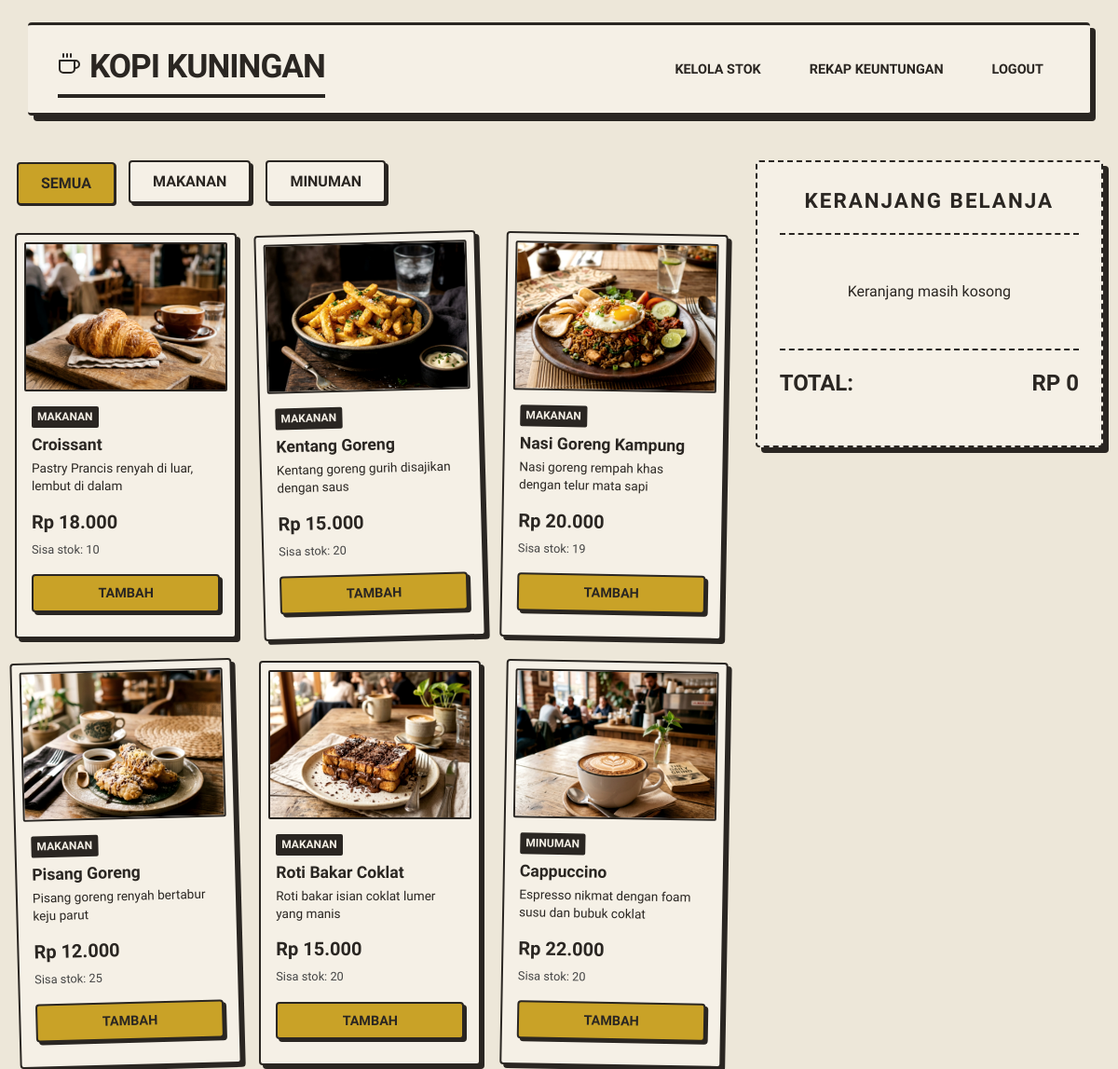
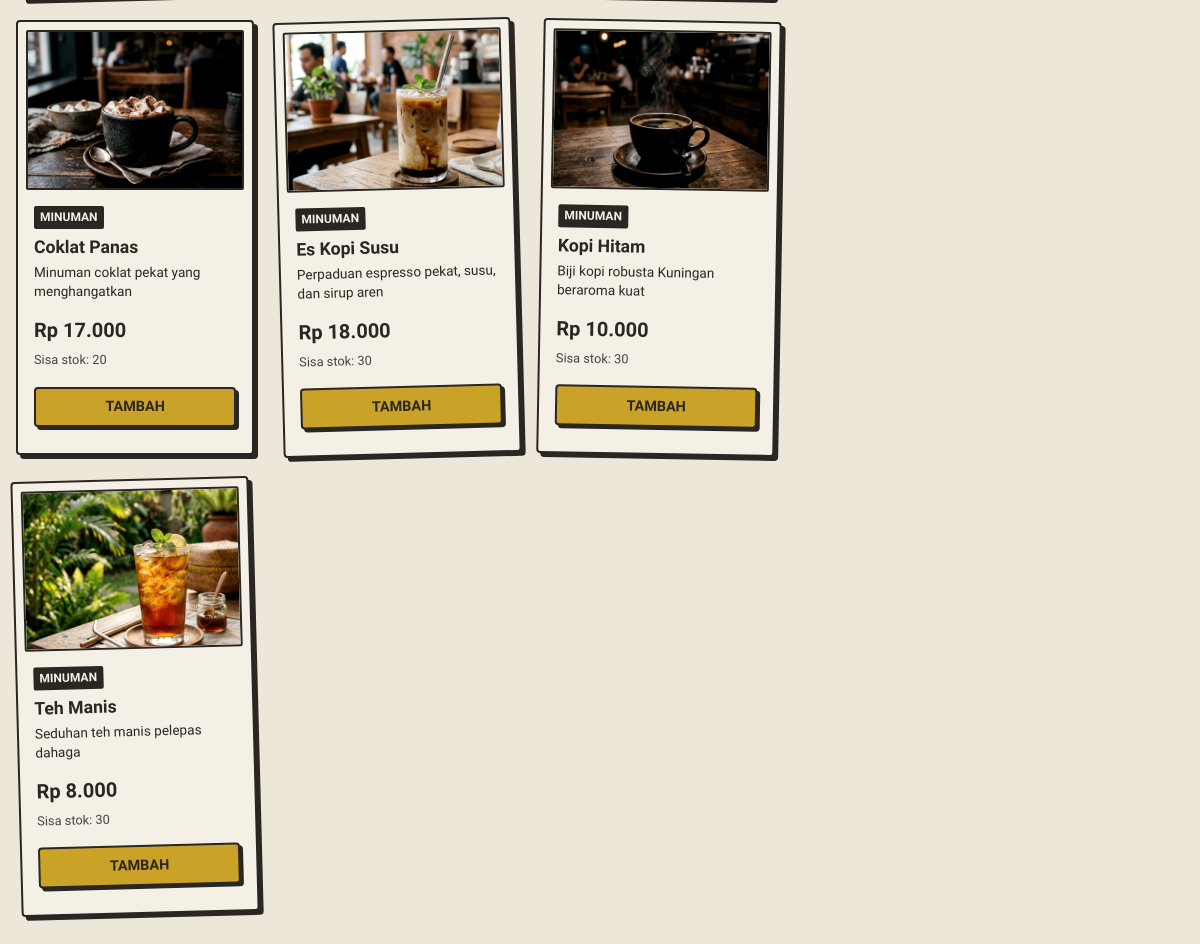
Page /menu.php (signed in) on the committed database (2 pictures, top to bottom).
### tables this page shows
CREATE TABLE `produk` (
  `id` int(11) NOT NULL AUTO_INCREMENT,
  `nama` varchar(100) NOT NULL,
  `deskripsi` text DEFAULT NULL,
  `kategori` enum('makanan','minuman') NOT NULL,
  `harga_jual` int(11) NOT NULL,
  `harga_modal` int(11) NOT NULL,
  `stok` int(11) NOT NULL,
  `gambar` varchar(255) DEFAULT NULL,
  PRIMARY KEY (`id`)
);

### menu.php (the view, shortened to what this page needs)
<?php
require 'config.php';
$kategori_filter = isset($_GET['kategori']) ? $_GET['kategori'] : (isset($_POST['kategori']) ? $_POST['kategori'] : 'semua');
if ($kategori_filter == 'makanan') {
    $stmt = $pdo->prepare("SELECT * FROM produk WHERE kategori = 'makanan' ORDER BY nama ASC");
    $stmt->execute();
} elseif ($kategori_filter == 'minuman') {
    $stmt = $pdo->prepare("SELECT * FROM produk WHERE kategori = 'minuman' ORDER BY nama ASC");
    $stmt->execute();
} else {
    $stmt = $pdo->prepare("SELECT * FROM produk ORDER BY kategori, nama ASC");
    $stmt->execute();
}
$produk_list = $stmt->fetchAll();
?>
<!DOCTYPE html>
<html lang="id">
<head>
    <link rel="stylesheet" href="assets/style.css">
</head>
<body>
<?php include 'includes/navbar.php'; ?>
<div class="container">
    <div class="row">
        <div class="col-md-8">
            <div class="tabs">
                <a href="menu.php?kategori=semua" class="tab-btn <?= $kategori_filter == 'semua' ? 'active' : '' ?>">Semua</a>
                <a href="menu.php?kategori=makanan" class="tab-btn <?= $kategori_filter == 'makanan' ? 'active' : '' ?>">Makanan</a>
                <a href="menu.php?kategori=minuman" class="tab-btn <?= $kategori_filter == 'minuman' ? 'active' : '' ?>">Minuman</a>
            </div>
            <div class="product-grid">
                <?php foreach($produk_list as $p): ?>
                <div class="card">
                    <div class="card-img">
                        <?php if ($p['gambar'] && file_exists('assets/produk/' . $p['gambar'])): ?>
                            <img src="assets/produk/<?= $p['gambar'] ?>" alt="<?= $p['nama'] ?>" style="width:100%; height:100%; object-fit:cover;">
                        <?php else: ?>
                            <div style="font-size: 2rem; color: #ccc;">☕</div>
                        <?php endif; ?>
                    </div>
                    <div class="card-body">
                        <span class="card-category"><?= htmlspecialchars($p['kategori']) ?></span>
                        <h4 class="card-title" style="margin-bottom: 0.3rem;"><?= htmlspecialchars($p['nama']) ?></h4>
                        <?php if(!empty($p['deskripsi'])): ?>
                            <p style="font-size: 0.85rem; color: var(--text-muted); margin-bottom: 0.8rem; line-height: 1.4; font-family: var(--font-sans); display: -webkit-box; -webkit-line-clamp: 2; -webkit-box-orient: vertical; overflow: hidden;">
                                <?= htmlspecialchars($p['deskripsi']) ?>
                            </p>
                        <?php else: ?>
                            <div style="margin-bottom: 0.8rem;"></div>
                        <?php endif; ?>
                        <div class="card-price">Rp <?= number_format($p['harga_jual'], 0, ',', '.') ?></div>
                        <div class="card-stock">Sisa stok: <?= $p['stok'] ?></div>
                        <form method="POST" action="menu.php">
                            <?php if($p['stok'] > 0): ?>
                                <button type="submit" name="add_to_cart" class="btn btn-primary btn-block">Tambah</button>
                            <?php else: ?>
                                <button type="button" class="btn btn-block disabled" disabled>Habis</button>
                            <?php endif; ?>
                        </form>
                    </div>
                </div>
                <?php endforeach; ?>
            </div>
        </div>
        <div class="col-md-4">
            <div class="cart-panel">
                <h3>Keranjang Belanja</h3>
                <div class="cart-items">
                    <?php
                    $total = 0;
                    if(!empty($_SESSION['cart'])):
                        foreach($_SESSION['cart'] as $item_id => $item):
                            $subtotal = $item['harga'] * $item['qty'];
                            $total += $subtotal;
                    ?>
                    <div class="cart-item">
                        <div class="cart-item-info">
                            <div class="cart-item-title"><?= htmlspecialchars($item['nama']) ?></div>
                            <div class="cart-item-price">Rp <?= number_format($item['harga'], 0, ',', '.') ?></div>
                        </div>
                        <div class="cart-item-actions">
                            <a href="menu.php?action=minus&id=<?= $item_id ?>&kategori=<?= urlencode($kategori_filter) ?>" class="qty-btn text-center text-decoration-none" style="display:inline-block; line-height:28px; text-decoration:none; color:black;">-</a>
                            <span><?= $item['qty'] ?></span>
                            <a href="menu.php?action=plus&id=<?= $item_id ?>&kategori=<?= urlencode($kategori_filter) ?>" class="qty-btn text-center text-decoration-none" style="display:inline-block; line-height:28px; text-decoration:none; color:black;">+</a>
                        </div>
                    </div>
                    <?php
                        endforeach;
                    else:
                    ?>
                    <p class="text-muted text-center" style="margin: 2rem 0;">Keranjang masih kosong</p>
                    <?php endif; ?>
                </div>
                <div class="cart-total-section">
                    <div class="cart-total-row">
                        <span>Total:</span>
                        <span>Rp <?= number_format($total, 0, ',', '.') ?></span>
                    </div>
                </div>
            </div>
        </div>
    </div>
</div>
</body>
</html>

### includes/navbar.php (shortened to what this page needs)
<?php
$current_page = basename($_SERVER['PHP_SELF']);
$home_url = 'index.php';
if (isset($_SESSION['role'])) {
    $home_url = ($_SESSION['role'] === 'admin') ? 'rekap.php' : 'menu.php';
}
?>
<nav class="navbar">
    <div class="nav-container">
        <a href="<?= $home_url ?>" class="nav-brand">
            Kopi Kuningan
        </a>
        <?php if(isset($_SESSION['user_id'])): ?>
        <ul class="nav-links">
            <?php if($_SESSION['role'] == 'admin'): ?>
                <li><a href="stok.php" class="<?= $current_page == 'stok.php' ? 'active' : '' ?>">Kelola Stok</a></li>
                <li><a href="rekap.php" class="<?= $current_page == 'rekap.php' ? 'active' : '' ?>">Rekap Keuntungan</a></li>
            <?php else: ?>
                <li><a href="menu.php" class="<?= ($current_page == 'menu.php' || $current_page == 'checkout.php') ? 'active' : '' ?>">Menu</a></li>
            <?php endif; ?>
            <li><a href="logout.php">Logout</a></li>
        </ul>
        <?php endif; ?>
    </div>
</nav>

### rows in the picture
produk: gambar (picture), kategori "MAKANAN", nama "Croissant", deskripsi "Pastry Prancis renyah di luar, lembut di dalam", harga_jual "18.000", stok "10", shows "TAMBAH"
produk: gambar (picture), kategori "MAKANAN", nama "Kentang Goreng", deskripsi "Kentang goreng gurih disajikan dengan saus", harga_jual "15.000", stok "20", shows "TAMBAH"
produk: gambar (picture), kategori "MAKANAN", nama "Nasi Goreng Kampung", deskripsi "Nasi goreng rempah khas dengan telur mata sapi", harga_jual "20.000", stok "19", shows "TAMBAH"
produk: gambar (picture), kategori "MAKANAN", nama "Pisang Goreng", deskripsi "Pisang goreng renyah bertabur keju parut", harga_jual "12.000", stok "25", shows "TAMBAH"
produk: gambar (picture), kategori "MAKANAN", nama "Roti Bakar Coklat", deskripsi "Roti bakar isian coklat lumer yang manis", harga_jual "15.000", stok "20", shows "TAMBAH"
produk: gambar (picture), kategori "MINUMAN", nama "Cappuccino", deskripsi "Espresso nikmat dengan foam susu dan bubuk coklat", harga_jual "22.000", stok "20", shows "TAMBAH"
produk: gambar (picture), kategori "MINUMAN", nama "Coklat Panas", deskripsi "Minuman coklat pekat yang menghangatkan", harga_jual "17.000", stok "20", shows "TAMBAH"
produk: gambar (picture), kategori "MINUMAN", nama "Es Kopi Susu", deskripsi "Perpaduan espresso pekat, susu, dan sirup aren", harga_jual "18.000", stok "30", shows "TAMBAH"
produk: gambar (picture), kategori "MINUMAN", nama "Kopi Hitam", deskripsi "Biji kopi robusta Kuningan beraroma kuat", harga_jual "10.000", stok "30", shows "TAMBAH"
produk: gambar (picture), kategori "MINUMAN", nama "Teh Manis", deskripsi "Seduhan teh manis pelepas dahaga", harga_jual "8.000", stok "30", shows "TAMBAH"

### other values in the picture
$total "0"
